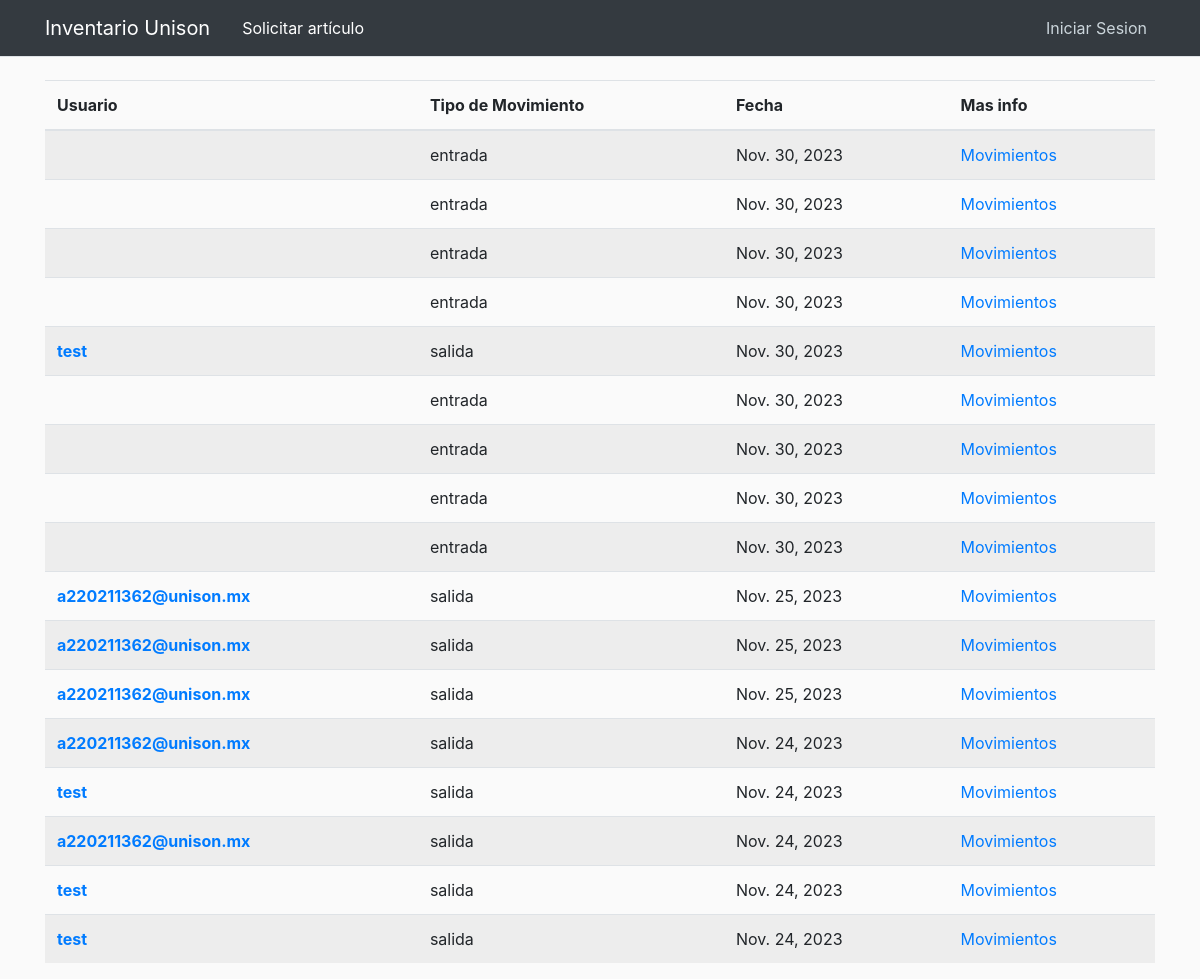
Page /movements on the earlier database version.
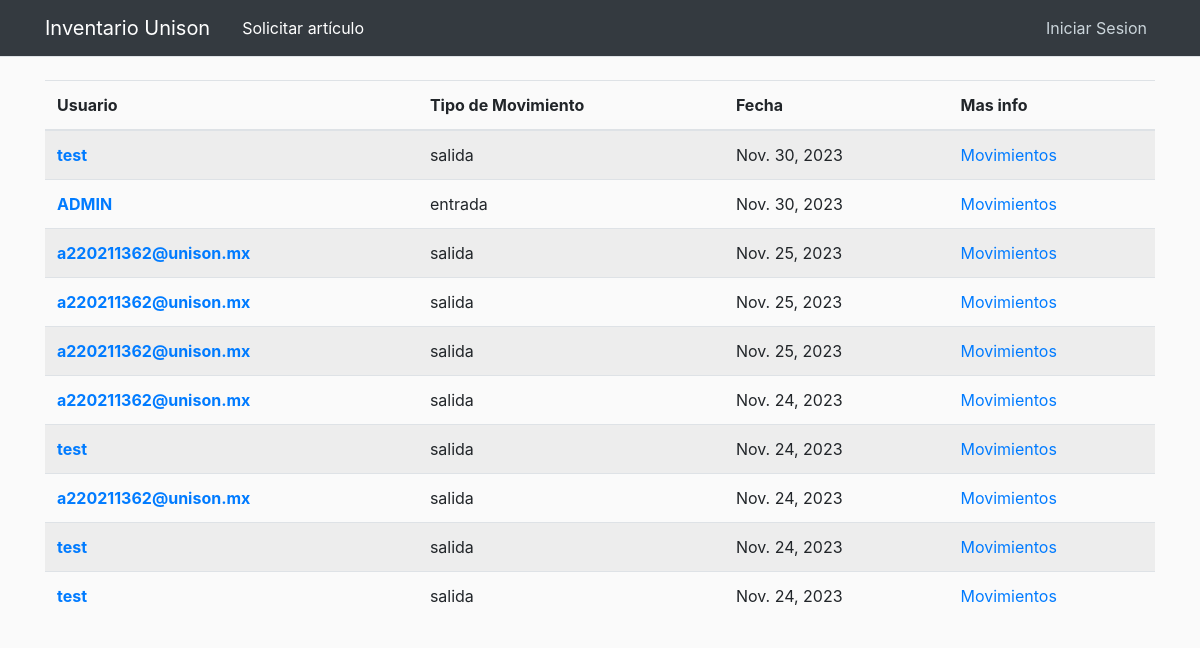
Same page on the later database version.
### inventory/models.py (models this page shows, shortened)
class Report(models.Model):
    TYPE_MOVEMENT = [
        ('entrada', 'Entrada'),
        ('salida', 'Salida'),
    ]
    date = models.DateField(default=timezone.now)
    movement = models.CharField(max_length=10, choices=TYPE_MOVEMENT)
    user = models.ForeignKey(User, on_delete=models.CASCADE)
    reason = models.TextField(blank=True, null=True)

### inventory/views.py (the view)
# urls.py: path('movements', views.movements, name='movements'),
def movements(request):
    movements = Report.objects.all().order_by('-date')
    return render(request, 'inventory/movements.html',
                  {'title': 'Stock Movements', 'movements': movements})

### inventory/templates/inventory/movements.html
{% extends "base.html" %}
{% load crispy_forms_filters %}
{% load crispy_forms_tags %}
{% block content %}
    <table class="table table-striped">
        <thead>
        <tr>
            <th scope="col">Usuario</th>
            <th scope="col">Tipo de Movimiento</th>
            <th scope="col">Fecha</th>
            <th scope="col">Mas info</th>
        </tr>
        </thead>
        <tbody>
        {% for movement in movements %}
            <tr>
                <th scope="row">
                    <a href="{% url 'display_profile' movement.user.id %}">{{ movement.user.username }}</a>
                </th>
                <td> {{ movement.movement }}</td>
                <td> {{ movement.date }}</td>
                <td>
                    <a href="{% url 'movement_info' movement.id %}"> Movimientos</a>
                </td>
            </tr>
        {% endfor %}
        </tbody>
    </table>
{% endblock content %}

Differences in the rows shown:
removed Report: movement "entrada", date "Nov. 30, 2023"
removed Report: movement "entrada", date "Nov. 30, 2023"
removed Report: movement "entrada", date "Nov. 30, 2023"
removed Report: movement "entrada", date "Nov. 30, 2023"
removed Report: movement "entrada", date "Nov. 30, 2023"
removed Report: movement "entrada", date "Nov. 30, 2023"
removed Report: movement "entrada", date "Nov. 30, 2023"
removed Report: movement "entrada", date "Nov. 30, 2023"
added Report: user.username "ADMIN", movement "entrada", date "Nov. 30, 2023"
